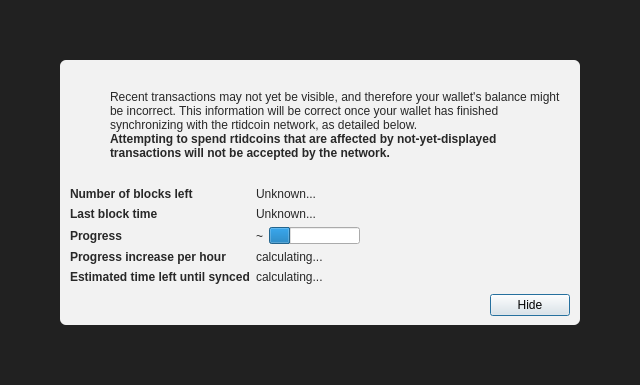
<?xml version="1.0" encoding="UTF-8"?>
<ui version="4.0">
 <class>ModalOverlay</class>
 <widget class="ModalOverlay" name="ModalOverlay">
  <property name="geometry">
   <rect>
    <x>0</x>
    <y>0</y>
    <width>640</width>
    <height>385</height>
   </rect>
  </property>
  <property name="windowTitle">
   <string>Form</string>
  </property>
  <layout class="QVBoxLayout" name="verticalLayout" stretch="0">
   <property name="sizeConstraint">
    <enum>QLayout::SetDefaultConstraint</enum>
   </property>
   <property name="leftMargin">
    <number>0</number>
   </property>
   <property name="topMargin">
    <number>0</number>
   </property>
   <property name="rightMargin">
    <number>0</number>
   </property>
   <property name="bottomMargin">
    <number>0</number>
   </property>
   <item>
    <widget class="QWidget" name="bgWidget" native="true">
     <property name="styleSheet">
      <string notr="true">#bgWidget { background: rgba(0,0,0,220); }</string>
     </property>
     <layout class="QVBoxLayout" name="verticalLayoutMain" stretch="1">
      <property name="leftMargin">
       <number>60</number>
      </property>
      <property name="topMargin">
       <number>60</number>
      </property>
      <property name="rightMargin">
       <number>60</number>
      </property>
      <property name="bottomMargin">
       <number>60</number>
      </property>
      <item>
       <widget class="QWidget" name="contentWidget" native="true">
        <property name="styleSheet">
         <string notr="true">#contentWidget { background: rgba(255,255,255,240); border-radius: 6px; }

QLabel { color: rgb(40,40,40);  }</string>
        </property>
        <layout class="QVBoxLayout" name="verticalLayoutSub" stretch="1,0,0,0">
         <property name="spacing">
          <number>0</number>
         </property>
         <property name="leftMargin">
          <number>10</number>
         </property>
         <property name="topMargin">
          <number>10</number>
         </property>
         <property name="rightMargin">
          <number>10</number>
         </property>
         <property name="bottomMargin">
          <number>10</number>
         </property>
         <item>
          <layout class="QHBoxLayout" name="horizontalLayoutIconText" stretch="0,1">
           <property name="topMargin">
            <number>20</number>
           </property>
           <item>
            <layout class="QVBoxLayout" name="verticalLayoutIcon">
             <property name="leftMargin">
              <number>0</number>
             </property>
             <item>
              <widget class="QPushButton" name="warningIcon">
               <property name="enabled">
                <bool>false</bool>
               </property>
               <property name="text">
                <string/>
               </property>
               <property name="icon">
                <iconset>
                 <normaloff>:/icons/warning</normaloff>
                 <disabledoff>:/icons/warning</disabledoff>:/icons/warning</iconset>
               </property>
               <property name="iconSize">
                <size>
                 <width>48</width>
                 <height>48</height>
                </size>
               </property>
               <property name="flat">
                <bool>true</bool>
               </property>
              </widget>
             </item>
             <item>
              <spacer name="verticalSpacerWarningIcon">
               <property name="orientation">
                <enum>Qt::Vertical</enum>
               </property>
               <property name="sizeHint" stdset="0">
                <size>
                 <width>20</width>
                 <height>40</height>
                </size>
               </property>
              </spacer>
             </item>
            </layout>
           </item>
           <item>
            <layout class="QVBoxLayout" name="verticalLayoutInfoText">
             <property name="leftMargin">
              <number>0</number>
             </property>
             <property name="topMargin">
              <number>0</number>
             </property>
             <item>
              <widget class="QLabel" name="infoText">
               <property name="text">
                <string>Recent transactions may not yet be visible, and therefore your wallet's balance might be incorrect. This information will be correct once your wallet has finished synchronizing with the rtidcoin network, as detailed below.</string>
               </property>
               <property name="textFormat">
                <enum>Qt::RichText</enum>
               </property>
               <property name="wordWrap">
                <bool>true</bool>
               </property>
              </widget>
             </item>
             <item>
              <widget class="QLabel" name="infoTextStrong">
               <property name="font">
                <font>
                 <weight>75</weight>
                 <bold>true</bold>
                </font>
               </property>
               <property name="text">
                <string>Attempting to spend rtidcoins that are affected by not-yet-displayed transactions will not be accepted by the network.</string>
               </property>
               <property name="textFormat">
                <enum>Qt::RichText</enum>
               </property>
               <property name="wordWrap">
                <bool>true</bool>
               </property>
              </widget>
             </item>
             <item>
              <spacer name="verticalSpacerInTextSpace">
               <property name="orientation">
                <enum>Qt::Vertical</enum>
               </property>
               <property name="sizeHint" stdset="0">
                <size>
                 <width>20</width>
                 <height>40</height>
                </size>
               </property>
              </spacer>
             </item>
            </layout>
           </item>
          </layout>
         </item>
         <item>
          <spacer name="verticalSpacerAfterText">
           <property name="orientation">
            <enum>Qt::Vertical</enum>
           </property>
           <property name="sizeHint" stdset="0">
            <size>
             <width>20</width>
             <height>40</height>
            </size>
           </property>
          </spacer>
         </item>
         <item>
          <layout class="QFormLayout" name="formLayout">
           <property name="fieldGrowthPolicy">
            <enum>QFormLayout::FieldsStayAtSizeHint</enum>
           </property>
           <property name="horizontalSpacing">
            <number>6</number>
           </property>
           <property name="verticalSpacing">
            <number>6</number>
           </property>
           <property name="topMargin">
            <number>10</number>
           </property>
           <item row="0" column="0">
            <widget class="QLabel" name="labelNumberOfBlocksLeft">
             <property name="font">
              <font>
               <weight>75</weight>
               <bold>true</bold>
              </font>
             </property>
             <property name="text">
              <string>Number of blocks left</string>
             </property>
            </widget>
           </item>
           <item row="0" column="1">
            <widget class="QLabel" name="numberOfBlocksLeft">
             <property name="text">
              <string>Unknown...</string>
             </property>
            </widget>
           </item>
           <item row="1" column="0">
            <widget class="QLabel" name="labelLastBlockTime">
             <property name="font">
              <font>
               <weight>75</weight>
               <bold>true</bold>
              </font>
             </property>
             <property name="text">
              <string>Last block time</string>
             </property>
            </widget>
           </item>
           <item row="1" column="1">
            <widget class="QLabel" name="newestBlockDate">
             <property name="sizePolicy">
              <sizepolicy hsizetype="Maximum" vsizetype="Preferred">
               <horstretch>0</horstretch>
               <verstretch>0</verstretch>
              </sizepolicy>
             </property>
             <property name="text">
              <string>Unknown...</string>
             </property>
            </widget>
           </item>
           <item row="2" column="0">
            <widget class="QLabel" name="labelSyncDone">
             <property name="font">
              <font>
               <weight>75</weight>
               <bold>true</bold>
              </font>
             </property>
             <property name="text">
              <string>Progress</string>
             </property>
            </widget>
           </item>
           <item row="2" column="1">
            <layout class="QHBoxLayout" name="horizontalLayoutSync" stretch="0,1">
             <item>
              <widget class="QLabel" name="percentageProgress">
               <property name="text">
                <string notr="true">~</string>
               </property>
              </widget>
             </item>
             <item>
              <widget class="QProgressBar" name="progressBar">
               <property name="value">
                <number>24</number>
               </property>
               <property name="format">
                <string/>
               </property>
              </widget>
             </item>
            </layout>
           </item>
           <item row="4" column="0">
            <widget class="QLabel" name="labelProgressIncrease">
             <property name="font">
              <font>
               <weight>75</weight>
               <bold>true</bold>
              </font>
             </property>
             <property name="text">
              <string>Progress increase per hour</string>
             </property>
            </widget>
           </item>
           <item row="4" column="1">
            <widget class="QLabel" name="progressIncreasePerH">
             <property name="text">
              <string>calculating...</string>
             </property>
            </widget>
           </item>
           <item row="5" column="0">
            <widget class="QLabel" name="labelEstimatedTimeLeft">
             <property name="font">
              <font>
               <weight>75</weight>
               <bold>true</bold>
              </font>
             </property>
             <property name="text">
              <string>Estimated time left until synced</string>
             </property>
            </widget>
           </item>
           <item row="5" column="1">
            <widget class="QLabel" name="expectedTimeLeft">
             <property name="text">
              <string>calculating...</string>
             </property>
            </widget>
           </item>
          </layout>
         </item>
         <item>
          <layout class="QHBoxLayout" name="horizontalLayoutButtons">
           <property name="leftMargin">
            <number>10</number>
           </property>
           <property name="topMargin">
            <number>10</number>
           </property>
           <item>
            <spacer name="horizontalSpacer">
             <property name="orientation">
              <enum>Qt::Horizontal</enum>
             </property>
             <property name="sizeHint" stdset="0">
              <size>
               <width>40</width>
               <height>20</height>
              </size>
             </property>
            </spacer>
           </item>
           <item>
            <widget class="QPushButton" name="closeButton">
             <property name="text">
              <string>Hide</string>
             </property>
             <property name="focusPolicy">
              <enum>Qt::StrongFocus</enum>
             </property>
             <property name="default">
              <bool>true</bool>
             </property>
            </widget>
           </item>
          </layout>
         </item>
        </layout>
       </widget>
      </item>
     </layout>
    </widget>
   </item>
  </layout>
 </widget>
 <customwidgets>
  <customwidget>
   <class>ModalOverlay</class>
   <extends>QWidget</extends>
   <header>qt/modaloverlay.h</header>
   <container>1</container>
  </customwidget>
 </customwidgets>
 <resources/>
 <connections/>
</ui>
